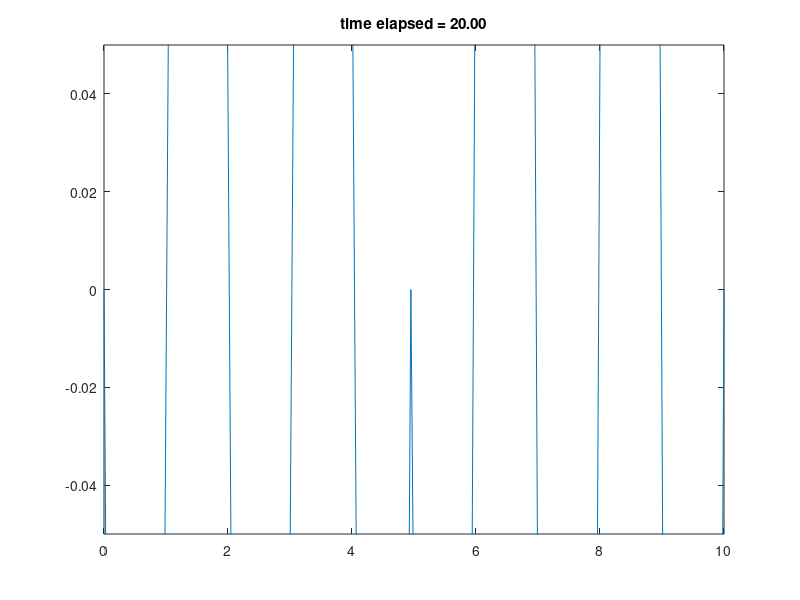

Reproduce this figure in MATLAB.
%% This code is written by HUSSEIN ABDUELHALEIM HUSSEIN MUHAMMED, BScH from UofK-Sudan,
%% Now at UPC (China), Aug. 2021 as part of his master thesis's project.

%% A Finite-Difference program to solve the 1-D wave equation in Cartesian domain

%% Please cite this code as: Hussein Abduelhaleim Hussein Muhammed (2022). Least-Squares
%% Reverse Time Migration in Pseudodepth Domain and Its Application.China University of Petroleum (East China), Master Thesis.
%% School of Geosciences, Dept. of Geophysics, Library press.
%% Thanks is to Dr. Haroon Stephen.

clear;

%% Wave Equation: Wtt = (c^2 * Wxx) + f

%% Domain
% Space
Lx=10;
dx=0.1;
nx=fix(Lx/dx);
x=linspace(0, Lx, nx);
 
%Time
T=20;
 
%% Field variable
% Variables
wn=zeros(nx,1);
wnm1=wn; % w at time n-1
wnp1=wn; % w at time n+1
 
% Parameters
CFL=1; % CFL = c.dt/dx
c=1;
dt=CFL*dx/c;
 
%% activate/deactivate the Initial Conditions
wn(49:51)=[0.1 0.2 0.1];
wnp1(:)=wn(:);

%Time stepping Loop
t=0;
 
while(t < T)
    
    %%choose a boundary condition to activate
    % Reflecting Boundary Conditions
    %wn([1 end])=0;
    
    % Mur's Absorbing Boundary
    % wnp1(1)=wn(2) +((CFL-1)/(CFL+1))*(wnp1(2)-wn(1));
    % wnp1(end)=wn(end-1) + ((CFL-1)/(CFL+1)*(wnp1(end-1)-wn(end)));
    
    % Exact Solution
    t=t+dt;
    wnm1=wn; wn=wnp1; % Save current and previous arrays
    
    % activate/deactivate the source wavelet 'f'
    wn(50)=dt^2*20*sin(20*pi*t/T);                          % Ricker
    
    for i=2:nx-1
        wnp1(i) = 2*wn(i)- wnm1(i) ...
                   + CFL^2 * (wn(i+1) - 2*wn(i) + wn(i-1));
    end
    
    % Visualize the solution at selected steps
    clf;
    plot(x, wn);
    title(sprintf('time elapsed = %.2f' , t));
    axis([0 Lx -0.05 0.05]);
    shg; pause(0.01);
end
